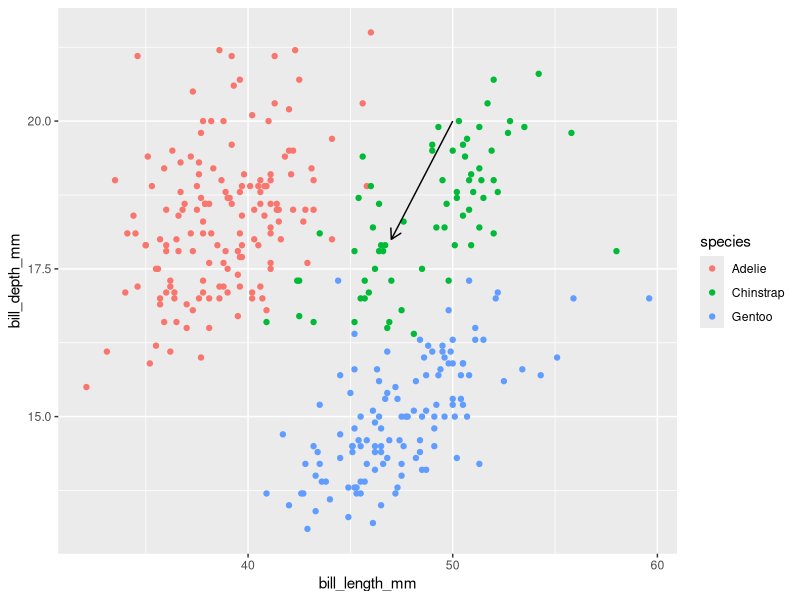
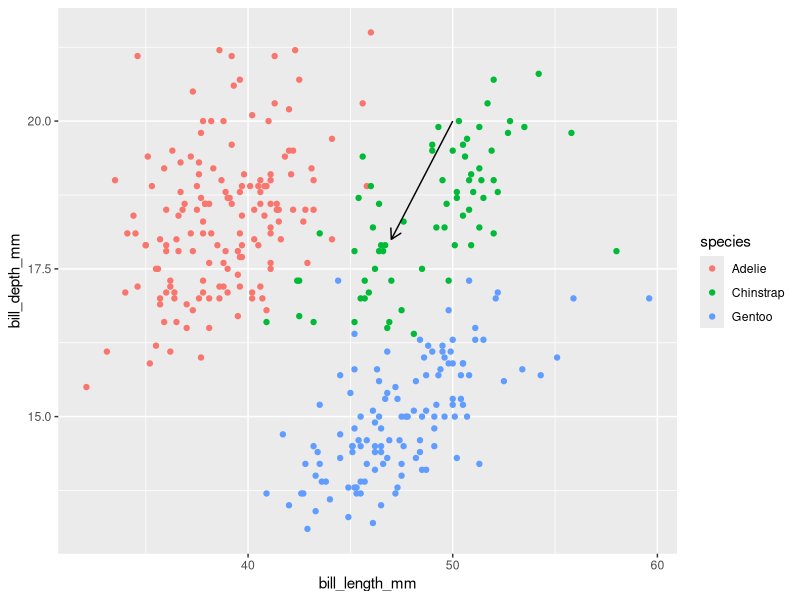

Generate these figures, in order, with R:

            library(ggplot2)
            library(palmerpenguins)
            built_answer <- tryCatch(
                {
                    set.seed(42)
                    ggplot(penguins, aes(x = bill_length_mm, y = bill_depth_mm, colour = species)) + geom_point() + annotate("segment", x = 50, xend = 47, y = 20, yend = 18, colour = "black", arrow = arrow(length = unit(0.3, "cm")))
                    suppressWarnings(
                        if (!file.exists("/sandbox/figures/bill-length_bill-depth_scatter_annotate_segment_answer.png")) {
                            ggsave(
                                width = 3,
                                height = 3,
                                "/sandbox/figures/bill-length_bill-depth_scatter_annotate_segment_answer.png"
                            )
                        }
                    )
                    suppressWarnings(
                        ggplot_build(last_plot())
                    )
                },
                error = function(e) {
                    'ERROR'
                }
            )
            built_submission <- tryCatch(
                {
                    set.seed(42)
                    library(palmerpenguins)
library(ggplot2)

ggplot(penguins, aes(x = bill_length_mm, y = bill_depth_mm, color = species)) +
  geom_point() +
  annotate("segment", x = 50, y = 20, xend = 47, yend = 18, color = "black",
           arrow = arrow(length = unit(0.3, "cm")))
                    suppressWarnings(
                        ggsave(
                            width = 3,
                            height = 3,
                            "figures/bill-length_bill-depth_scatter_annotate_segment_submission_qwen3.5.png"
                        )
                    )
                    suppressWarnings(
                        ggplot_build(last_plot())
                    )
                },
                error = function(e) {
                    'ERROR'
                }
            )
            cat(isTRUE(all.equal(built_answer, built_submission)))
        
